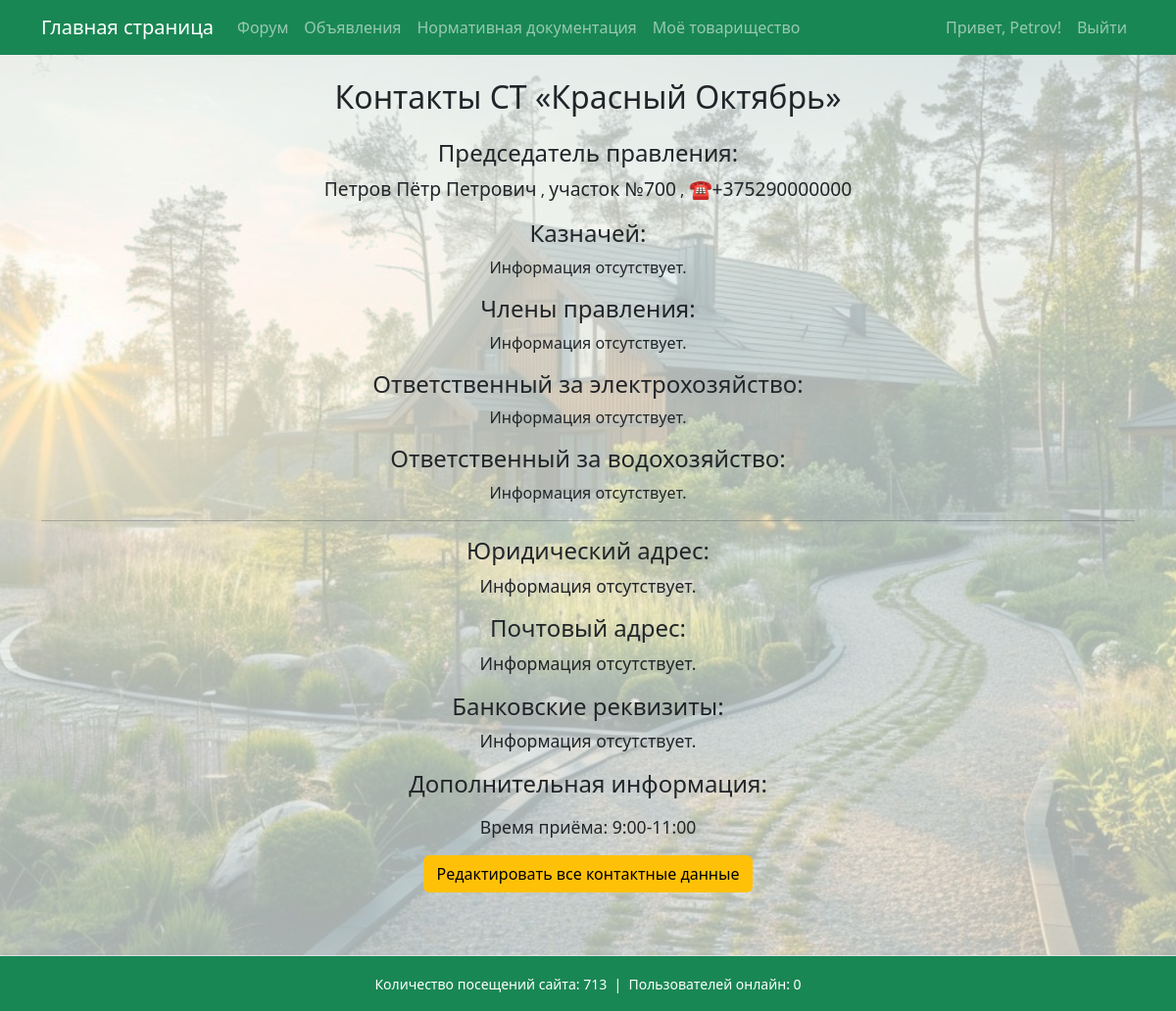
Page /my_community/contacts/ (signed in) on the earlier database version.
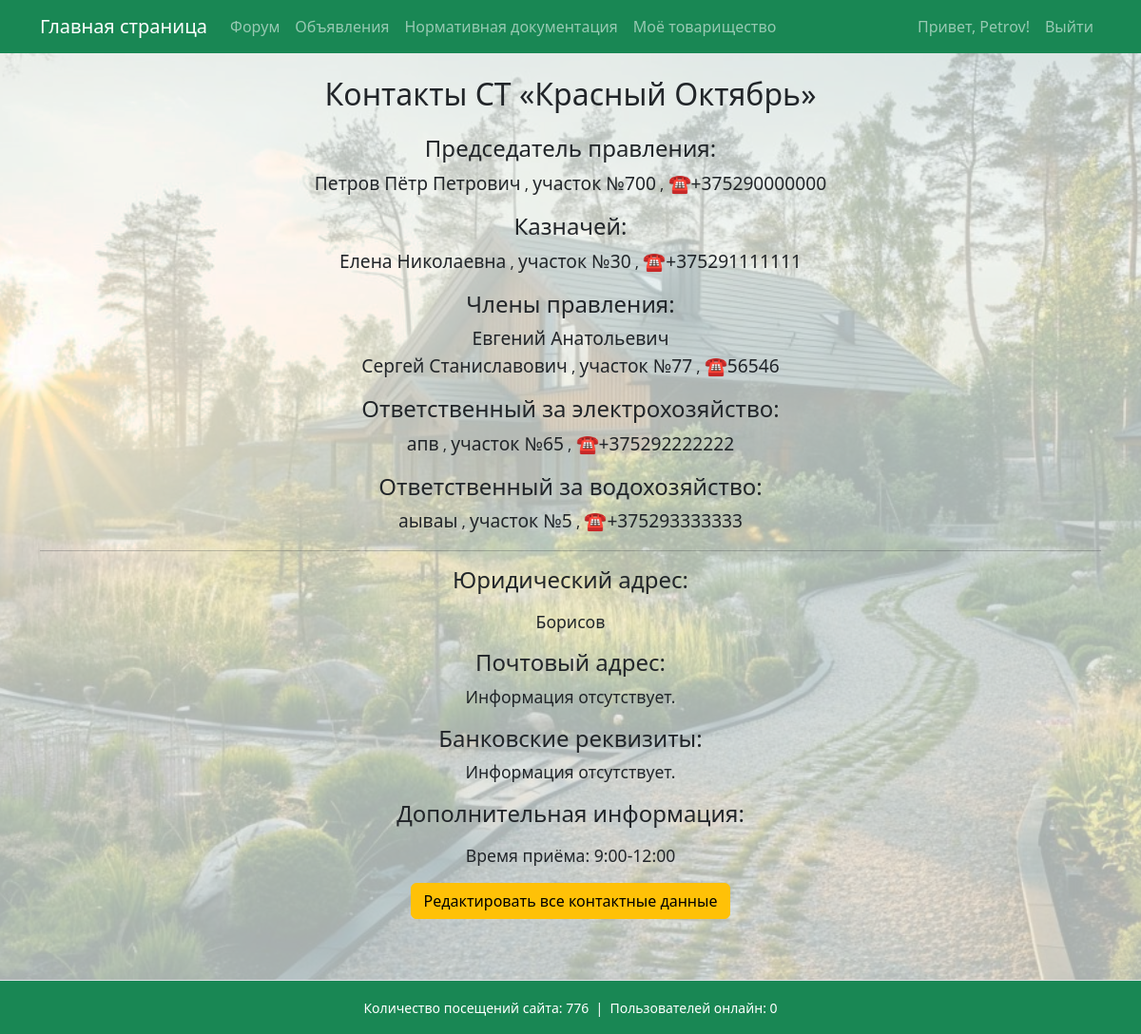
Same page on the later database version.
### garden/models.py (models this page shows, shortened)
class Community(models.Model):
    name = models.CharField(max_length=100)
    description = models.TextField(blank=True)
    legal_address = models.TextField("Юридический адрес", blank=True, null=True)
    postal_address = models.TextField("Почтовый адрес", blank=True, null=True)
    bank_details = models.TextField("Банковские реквизиты", blank=True, null=True)
    additional_info = models.TextField("Дополнительная информация", blank=True, null=True)

class BoardMember(models.Model):
    user = models.OneToOneField(User, on_delete=models.CASCADE, null=True, blank=True, related_name='board_member')
    ROLE_CHOICES = [
        ('chairman', 'Председатель правления'),
        ('treasurer', 'Казначей'),
        ('board_member', 'Член правления'),
        ('electricity_manager', 'Ответственный за электрохозяйство'),
        ('water_manager', 'Ответственный за водохозяйство'),
    ]
    community = models.ForeignKey(Community, on_delete=models.CASCADE, related_name='board_members')
    role = models.CharField(max_length=32, choices=ROLE_CHOICES)
    full_name = models.CharField(max_length=255, null=True, blank=True)
    plot_number = models.IntegerField(null=True, blank=True)
    phone = models.CharField(max_length=20, null=True, blank=True)

### garden/views.py (the view)
# urls.py: path('my_community/contacts/', views.contacts_view, name='community_contacts'),
@login_required
def contacts_view(request):
    community = request.user.profile.community
    contacts = {
        'chairman': community.board_members.filter(role='chairman').first(),
        'treasurer': community.board_members.filter(role='treasurer').first(),
        'board_members': community.board_members.filter(role='board_member'),
        'electricity_manager': community.board_members.filter(role='electricity_manager').first(),
        'water_manager': community.board_members.filter(role='water_manager').first(),
    }
    return render(request, 'contacts.html', {
        'community': community,
        'contacts': contacts,
    })

### garden/context_processors.py (called while the page is built)
def total_visits_processor(request):
    counter, created = PageVisit.objects.get_or_create(page_name='main_page')
    return {
        'total_visits': counter.visits
    }

def online_users_processor(request):
    now = timezone.now()
    active_threshold = now - timedelta(seconds=40)  # считаем активными за последние 40 секунд
    online_count = Profile.objects.filter(last_seen__gte=active_threshold).count()
    return {'online_users': online_count}

### garden/templates/contacts.html (shortened to what this page needs)
{% extends 'base.html' %}
{% block content %}
<div class="text-center">
  <h2 class="mb-4">Контакты СТ «{{ community.name }}»</h2>
  <h4>Председатель правления:</h4>
  {% if contacts.chairman %}
    {% if contacts.chairman.full_name or contacts.chairman.plot_number or contacts.chairman.phone %}
      <p>
        {% if contacts.chairman.full_name %}
          <span class="contact-info">{{ contacts.chairman.full_name }}</span>
        {% endif %}
        {% if contacts.chairman.plot_number %}
          , <span class="contact-info">участок №{{ contacts.chairman.plot_number }}</span>
        {% endif %}
        {% if contacts.chairman.phone %}
          , <span class="contact-info">☎{{ contacts.chairman.phone }}</span>
        {% endif %}
      </p>
    {% else %}
      <p>Информация отсутствует.</p>
    {% endif %}
  {% else %}
    <p>Информация отсутствует.</p>
  {% endif %}
  <h4>Казначей:</h4>
  {% if contacts.treasurer %}
    {% if contacts.treasurer.full_name or contacts.treasurer.plot_number or contacts.treasurer.phone %}
      <p>
        {% if contacts.treasurer.full_name %}
          <span class="contact-info">{{ contacts.treasurer.full_name }}</span>
        {% endif %}
        {% if contacts.treasurer.plot_number %}
          , <span class="contact-info">участок №{{ contacts.treasurer.plot_number }}</span>
        {% endif %}
        {% if contacts.treasurer.phone %}
          , <span class="contact-info">☎{{ contacts.treasurer.phone }}</span>
        {% endif %}
      </p>
    {% else %}
      <p>Информация отсутствует.</p>
    {% endif %}
  {% else %}
    <p>Информация отсутствует.</p>
  {% endif %}
  <h4>Члены правления:</h4>
  {% if contacts.board_members %}
    <ul class="list-unstyled">
      {% for member in contacts.board_members %}
        {% if member.full_name or member.plot_number or member.phone %}
          <li>
            {% if member.full_name %}
              <span class="contact-info">{{ member.full_name }}</span>
            {% endif %}
            {% if member.plot_number %}
              , <span class="contact-info">участок №{{ member.plot_number }}</span>
            {% endif %}
            {% if member.phone %}
              , <span class="contact-info">☎{{ member.phone }}</span>
            {% endif %}
          </li>
        {% endif %}
      {% endfor %}
    </ul>
  {% else %}
    <p>Информация отсутствует.</p>
  {% endif %}
  <h4>Ответственный за электрохозяйство:</h4>
  {% if contacts.electricity_manager %}
    {% if contacts.electricity_manager.full_name or contacts.electricity_manager.plot_number or contacts.electricity_manager.phone %}
      <p>
        {% if contacts.electricity_manager.full_name %}
          <span class="contact-info">{{ contacts.electricity_manager.full_name }}</span>
        {% endif %}
        {% if contacts.electricity_manager.plot_number %}
          , <span class="contact-info">участок №{{ contacts.electricity_manager.plot_number }}</span>
        {% endif %}
        {% if contacts.electricity_manager.phone %}
          , <span class="contact-info">☎{{ contacts.electricity_manager.phone }}</span>
        {% endif %}
      </p>
    {% else %}
      <p>Информация отсутствует.</p>
    {% endif %}
  {% else %}
    <p>Информация отсутствует.</p>
  {% endif %}
  <h4>Ответственный за водохозяйство:</h4>
  {% if contacts.water_manager %}
    {% if contacts.water_manager.full_name or contacts.water_manager.plot_number or contacts.water_manager.phone %}
      <p>
        {% if contacts.water_manager.full_name %}
          <span class="contact-info">{{ contacts.water_manager.full_name }}</span>
        {% endif %}
        {% if contacts.water_manager.plot_number %}
          , <span class="contact-info">участок №{{ contacts.water_manager.plot_number }}</span>
        {% endif %}
        {% if contacts.water_manager.phone %}
          , <span class="contact-info">☎{{ contacts.water_manager.phone }}</span>
        {% endif %}
      </p>
    {% else %}
      <p>Информация отсутствует.</p>
    {% endif %}
  {% else %}
    <p>Информация отсутствует.</p>
  {% endif %}
  <hr>
  <div class="text-center large-font">
  <h4>Юридический адрес:</h4>
  {% if community.legal_address %}
    <p>{{ community.legal_address|linebreaks }}</p>
  {% else %}
    <p>Информация отсутствует.</p>
  {% endif %}
  <h4>Почтовый адрес:</h4>
  {% if community.postal_address %}
    <p>{{ community.postal_address|linebreaks }}</p>
  {% else %}
    <p>Информация отсутствует.</p>
  {% endif %}
  <h4>Банковские реквизиты:</h4>
  {% if community.bank_details %}
    <p>{{ community.bank_details|linebreaks }}</p>
  {% else %}
    <p>Информация отсутствует.</p>
  {% endif %}
  <h4>Дополнительная информация:</h4>
  {% if community.additional_info %}
    <p class="large-font">{{ community.additional_info|linebreaks }}</p>
  {% else %}
    <p>Информация отсутствует.</p>
  {% endif %}
  </div>
   {% if user.profile.role == 'chairman' %}
  <p class="mb-4">
    <a href="{% url 'community_contacts_edit_all' %}" class="btn btn-warning mb-3">Редактировать все контактные данные</a>
  </p>
  {% elif user.profile.role == 'board_member' %}
  <p class="mb-4">
    <a href="{% url 'community_contact_edit' %}" class="btn btn-warning mb-3">Редактировать контактную информацию</a>
  </p>
  {% endif %}
</div>
{% endblock %}

### templates/base.html (shortened to what this page needs)
<!DOCTYPE html>
<html lang="ru">
<head>
    <link rel="stylesheet" href="https://cdn.jsdelivr.net/npm/bootstrap@5.3.0/dist/css/bootstrap.min.css">
</head>
<body>
    <div class="page-container">
        <nav class="navbar navbar-expand-lg navbar-dark bg-success mb-4">
            <div class="container">
                <a class="navbar-brand" href="{% url 'main_page' %}">Главная страница</a>
                <div class="collapse navbar-collapse" id="navbarSupportedContent">
                    <ul class="navbar-nav me-auto mb-2 mb-lg-0">
                        <li class="nav-item"><a class="nav-link" href="{% url 'forum' %}">Форум</a></li>
                        <li class="nav-item"><a class="nav-link" href="{% url 'ads' %}">Объявления</a></li>
                        <li class="nav-item"><a class="nav-link" href="https://strb.by/" target="_blank" rel="noopener noreferrer">Нормативная документация</a></li>
                        <li class="nav-item"><a class="nav-link" href="{% url 'my_community' %}">Моё товарищество</a></li>
                    </ul>
                    <ul class="navbar-nav ms-auto mb-2 mb-lg-0">
                        {% if user.is_authenticated %}
                            <li class="nav-item">
                                <span class="nav-link">Привет, {{ user.username }}!</span>
                            </li>
                            <li class="nav-item">
                                <a class="nav-link" href="#" onclick="event.preventDefault(); document.getElementById('logout-form').submit();">
                                    Выйти
                                </a>
                            </li>
                        {% else %}
                            <li class="nav-item"><a class="nav-link" href="{% url 'login' %}">Войти</a></li>
                        {% endif %}
                    </ul>
                </div>
            </div>
        </nav>
        <main class="content-wrap container">
            {% block content %}
            {% endblock %}
        </main>
        <footer class="bg-success text-center py-3 mt-4 border-top text-white">
            <div class="container">
                <small>
                    Количество посещений сайта: {{ total_visits }}
                      &nbsp;|&nbsp;
                    Пользователей онлайн: {{ online_users }}
                </small>
            </div>
        </footer>
    </div>
</body>
</html>

### templates/base.html (style rules this page uses)
body, html { height: 100%; margin: 0; }
.page-container { min-height: 100vh; display: flex; flex-direction: column; min-height: 100vh; background-image: url('/static/images/background.jpg'); background-repeat: no-repeat; background-position: center center; background-size: cover; background-color: rgba(240, 248, 245, 0.7); background-blend-mode: lighten; }
.content-wrap { flex: 1; }

### garden/templates/contacts.html (style rules this page uses)
.contact-info { font-size: 1.2rem; }
.large-font p { font-size: 1.1rem !important; }

Differences in the rows shown:
changed Community "Красный Октябрь": legal_address (not shown) → "Борисов"; additional_info "Время приёма: 9:00-11:00" → "Время приёма: 9:00-12:00"
added BoardMember: treasurer.full_name "Елена Николаевна", treasurer.plot_number "30", treasurer.phone "+375291111111"
added BoardMember: full_name "Евгений Анатольевич"
added BoardMember: full_name "Сергей Станиславович", plot_number "77", phone "56546"
added BoardMember: electricity_manager.full_name "апв", electricity_manager.plot_number "65", electricity_manager.phone "+375292222222"
added BoardMember: water_manager.full_name "аываы", water_manager.plot_number "5", water_manager.phone "+375293333333"
Other differences:
{{ total_visits }}: "713" → "776"
text no longer shown: "Информация отсутствует. Информация отсутствует. Информация отсутствует. Информация отсутствует. Информация отсутствует."
text now shown: ", участок № , ☎ , участок № , ☎ , участок № , ☎"
